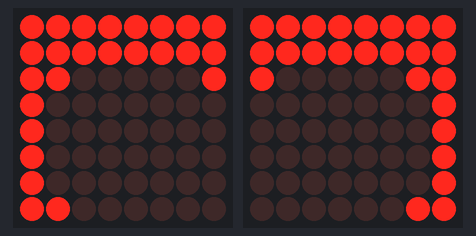
Simulated run of this program. Board: CircuitPython board. On the bench: 2 × 8×8 LED matrix. Random numbers come from a fixed seed.

Above: at 0.1 s.
At 5.4 s:
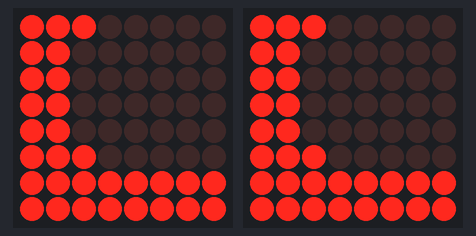
At 19.78 s:
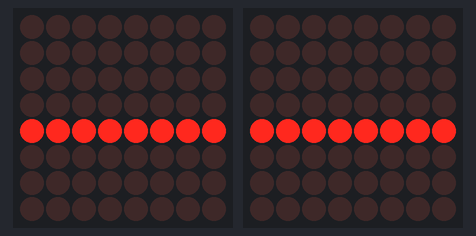
At 34.6 s:
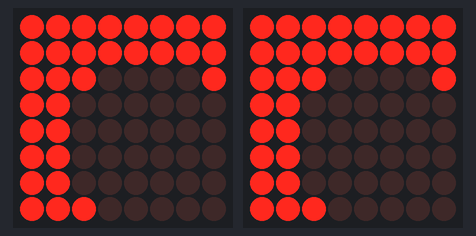

Measured:
- what the display in image 1 shows lasts 4.1 s, from 5.3 s to 9.4 s

The program:

main.py
```python
import board
from  random import random
from adafruit_ht16k33.matrix import Matrix8x8
from time import sleep

i2c = board.I2C()
right_eye = Matrix8x8(i2c, auto_write=False)
right_eye.brightness = 7
right_eye.fill(1)
left_eye = Matrix8x8(i2c, address=0x71, auto_write=False)
left_eye.brightness = 7
right_eye.fill(1)

def setMatrixframe(right_eye, left_eye, right_frame, left_frame):
    right_eye.fill(1)
    for y in range(len(right_frame)):
        for x in range(len(right_frame[y])):
            right_eye[y,x] = right_frame[x][y]
    left_eye.fill(1)
    for y in range(len(left_frame)):
        for x in range(len(left_frame[y])):
            left_eye[y,x] = left_frame[x][y]

frame_right_eye_forward = [
    [1,1,1,1,1,1,1,1],
    [1,1,1,1,1,1,1,1],
    [1,1,0,0,0,0,0,1],
    [1,0,0,0,0,0,0,0],
    [1,0,0,0,0,0,0,0],
    [1,0,0,0,0,0,0,0],
    [1,0,0,0,0,0,0,0],
    [1,1,0,0,0,0,0,0]
]
frame_left_eye_forward = [
    [1,1,1,1,1,1,1,1],
    [1,1,1,1,1,1,1,1],
    [1,0,0,0,0,0,1,1],
    [0,0,0,0,0,0,0,1],
    [0,0,0,0,0,0,0,1],
    [0,0,0,0,0,0,0,1],
    [0,0,0,0,0,0,0,1],
    [0,0,0,0,0,0,1,1]
]
frame_right_eye_up = [
    [1,1,0,0,0,0,0,0],
    [1,0,0,0,0,0,0,0],
    [1,0,0,0,0,0,0,0],
    [1,0,0,0,0,0,0,0],
    [1,0,0,0,0,0,0,0],
    [1,1,0,0,0,0,0,1],
    [1,1,1,1,1,1,1,1],
    [1,1,1,1,1,1,1,1]
]
frame_left_eye_up = [
    [0,0,0,0,0,0,1,1],
    [0,0,0,0,0,0,0,1],
    [0,0,0,0,0,0,0,1],
    [0,0,0,0,0,0,0,1],
    [0,0,0,0,0,0,0,1],
    [1,0,0,0,0,0,1,1],
    [1,1,1,1,1,1,1,1],
    [1,1,1,1,1,1,1,1],
]
frame_right_eye_down = [
    [1,1,1,1,1,1,1,1],
    [1,1,1,1,1,1,1,1],
    [1,1,1,1,1,1,1,1],
    [1,1,1,1,1,1,1,1],
    [1,1,0,0,0,0,0,1],
    [1,0,0,0,0,0,0,0],
    [1,0,0,0,0,0,0,0],
    [1,0,0,0,0,0,0,0],
]
frame_left_eye_down = [
    [1,1,1,1,1,1,1,1],
    [1,1,1,1,1,1,1,1],
    [1,1,1,1,1,1,1,1],
    [1,1,1,1,1,1,1,1],
    [1,0,0,0,0,0,1,1],
    [0,0,0,0,0,0,0,1],
    [0,0,0,0,0,0,0,1],
    [0,0,0,0,0,0,0,1],
]

frame_look_right = [
    [1,1,1,1,1,1,1,1],
    [1,1,1,1,1,1,1,1],
    [1,1,1,0,0,0,0,1],
    [1,1,0,0,0,0,0,0],
    [1,1,0,0,0,0,0,0],
    [1,1,0,0,0,0,0,0],
    [1,1,0,0,0,0,0,0],
    [1,1,1,0,0,0,0,0]
]

frame_look_left = [
    [1,1,1,1,1,1,1,1],
    [1,1,1,1,1,1,1,1],
    [1,0,0,0,0,1,1,1],
    [0,0,0,0,0,0,1,1],
    [0,0,0,0,0,0,1,1],
    [0,0,0,0,0,0,1,1],
    [0,0,0,0,0,0,1,1],
    [0,0,0,0,0,1,1,1]
]

frame_look_up_right = [
    [1,1,1,0,0,0,0,0],
    [1,1,0,0,0,0,0,0],
    [1,1,0,0,0,0,0,0],
    [1,1,0,0,0,0,0,0],
    [1,1,0,0,0,0,0,0],
    [1,1,1,0,0,0,0,0],
    [1,1,1,1,1,1,1,1],
    [1,1,1,1,1,1,1,1]
]

frame_look_up_left = [
    [0,0,0,0,0,1,1,1],
    [0,0,0,0,0,0,1,1],
    [0,0,0,0,0,0,1,1],
    [0,0,0,0,0,0,1,1],
    [0,0,0,0,0,0,1,1],
    [0,0,0,0,0,1,1,1],
    [1,1,1,1,1,1,1,1],
    [1,1,1,1,1,1,1,1]
]


frame_blink = [
    [0,0,0,0,0,0,0,0],
    [0,0,0,0,0,0,0,0],
    [0,0,0,0,0,0,0,0],
    [0,0,0,0,0,0,0,0],
    [1,1,1,1,1,1,1,1],
    [0,0,0,0,0,0,0,0],
    [0,0,0,0,0,0,0,0],
    [0,0,0,0,0,0,0,0]
]

current_right_frame = frame_right_eye_forward
current_left_frame = frame_left_eye_forward

def change_direction():
    global current_right_frame
    global current_left_frame
    if current_right_frame != frame_right_eye_forward:
        current_right_frame = frame_right_eye_forward
        current_left_frame = frame_left_eye_forward
    else:
        rnd = int(random() * 6)
        directions = [
            [frame_look_right, frame_look_right]
            ,[frame_look_left, frame_look_left]
            ,[frame_right_eye_up, frame_left_eye_up]
            ,[frame_look_up_left, frame_look_up_left]
            ,[frame_look_up_right, frame_look_up_right]
            ,[frame_right_eye_down, frame_left_eye_down]
        ]
        current_right_frame = directions[rnd][0]
        current_left_frame = directions[rnd][1]

while True:
    setMatrixframe(right_eye, left_eye, current_right_frame, current_left_frame)
    right_eye.show()
    left_eye.show()
    sleep(1)
    if random() < 0.5:
        setMatrixframe(right_eye, left_eye, frame_blink,frame_blink)
        left_eye.show()
        right_eye.show()
        sleep(0.1)
    setMatrixframe(right_eye, left_eye, current_right_frame, current_left_frame)
    left_eye.show()
    right_eye.show()
    sleep(1)
    if random() > 0.8:
        change_direction()
```
